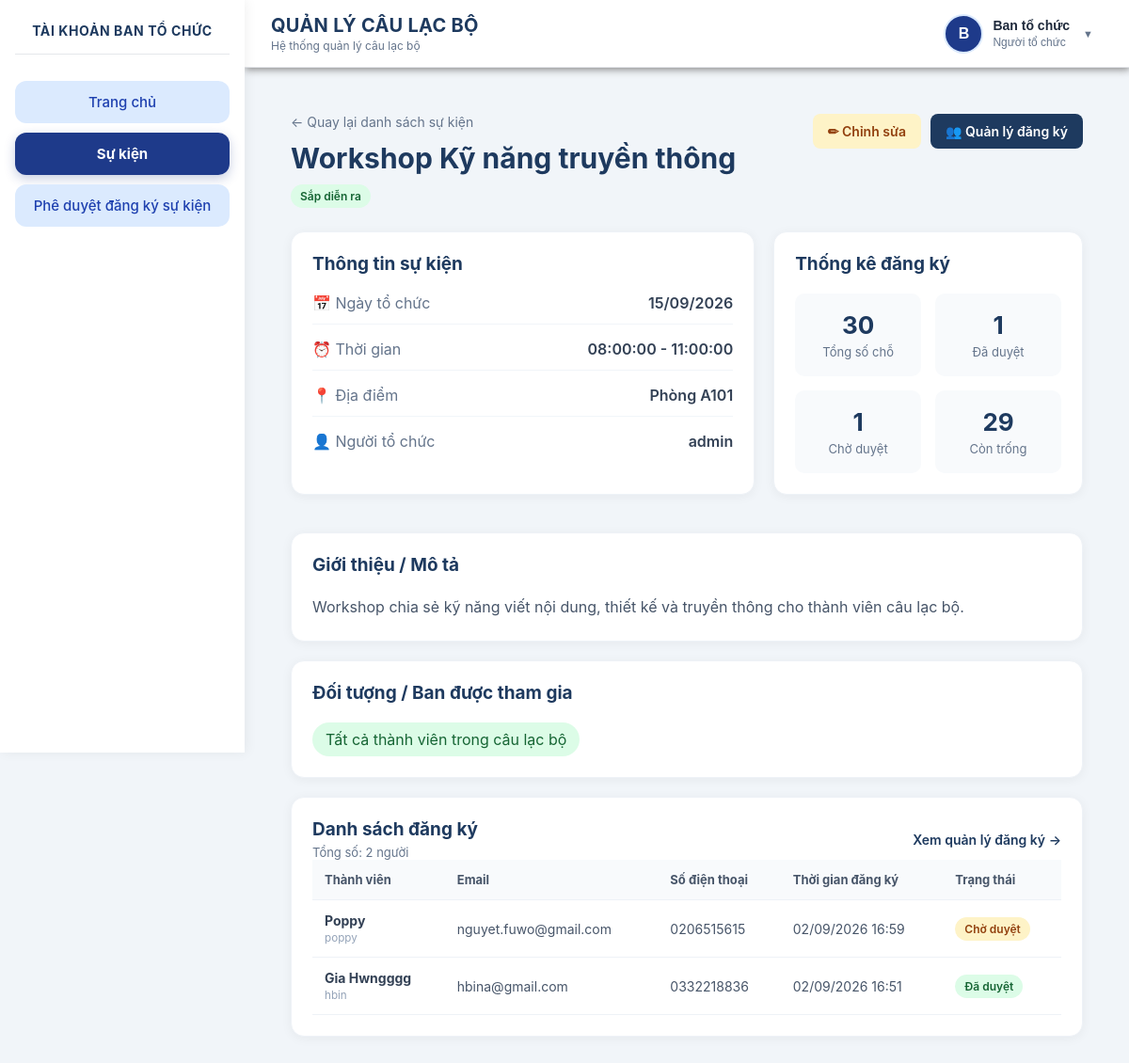
/organizer/event_detail.php?id=1 (signed in), run on the app's committed database.
### tables this page shows
CREATE TABLE `event` (
  `event_id` int(11) NOT NULL AUTO_INCREMENT,
  `club_id` varchar(255) NOT NULL,
  `event_name` varchar(255) NOT NULL,
  `event_date` date NOT NULL,
  `start_time` time NOT NULL,
  `end_time` time NOT NULL,
  `slots` int(11) NOT NULL,
  `location` varchar(255) DEFAULT NULL,
  `description` text DEFAULT NULL,
  `organizer_id` varchar(255) NOT NULL,
  `status` varchar(30) DEFAULT 'upcoming',
  `created_at` timestamp NOT NULL DEFAULT current_timestamp(),
  PRIMARY KEY (`event_id`)
);

CREATE TABLE `userinfo` (
  `username` varchar(100) NOT NULL,
  `fullname` varchar(100) DEFAULT NULL,
  `gender` varchar(100) DEFAULT NULL,
  `dob` date DEFAULT NULL,
  `email` varchar(100) DEFAULT NULL,
  `phone` varchar(100) DEFAULT NULL,
  `id_number` varchar(100) DEFAULT NULL,
  `avt_links` varchar(250) DEFAULT NULL,
  PRIMARY KEY (`username`)
);

CREATE TABLE `register_event` (
  `username` varchar(255) NOT NULL,
  `event_id` int(11) NOT NULL,
  `register_time` timestamp NOT NULL DEFAULT current_timestamp(),
  `register_status` varchar(30) DEFAULT 'pending',
  `approved_by` varchar(255) DEFAULT NULL,
  `approved_time` timestamp NULL DEFAULT NULL,
  `reject_reason` varchar(500) DEFAULT NULL
);

### organizer/event_detail.php (the view, shortened to what this page needs)
<?php
$eventId = (int)($_GET['id'] ?? 0);
$clubId = "CLB001";
$database = new Database();
$db = $database->getConnection();
$sql = "
    SELECT
        e.event_id,
        e.club_id,
        e.event_name,
        e.event_date,
        e.start_time,
        e.end_time,
        e.slots,
        e.location,
        e.description,
        e.organizer_id,
        e.status,
        ui.fullname AS organizer_name
    FROM Event AS e
    LEFT JOIN UserInfo AS ui
        ON ui.username = e.organizer_id
    WHERE e.event_id = :event_id
      AND e.club_id = :club_id
    LIMIT 1
";
$stmt = $db->prepare($sql);
$stmt->execute([
    ':event_id' => $eventId,
    ':club_id' => $clubId
]);
$event = $stmt->fetch(PDO::FETCH_ASSOC);
$sql = "
    SELECT COUNT(*)
    FROM Register_event
    WHERE event_id = :event_id
      AND register_status = 'approved'
";
$stmt = $db->prepare($sql);
$stmt->execute([
    ':event_id' => $eventId
]);
$approvedCount = (int)$stmt->fetchColumn();
$slots = (int)$event['slots'];
$remainingSlots = max(
    0,
    $slots - $approvedCount
);
$sql = "
    SELECT COUNT(*)
    FROM Register_event
    WHERE event_id = :event_id
      AND register_status = 'pending'
";
$stmt = $db->prepare($sql);
$stmt->execute([
    ':event_id' => $eventId
]);
$pendingCount = (int)$stmt->fetchColumn();
$sql = "
    SELECT
        cb.band_id,
        cb.band_name
    FROM EventBand AS eb
    INNER JOIN ClubBand AS cb
        ON cb.band_id = eb.band_id
    WHERE eb.event_id = :event_id
    ORDER BY cb.band_name
";
$stmt = $db->prepare($sql);
$stmt->execute([
    ':event_id' => $eventId
]);
$eventBands = $stmt->fetchAll(PDO::FETCH_ASSOC);
$sql = "
    SELECT
        r.username,
        r.register_time,
        r.register_status,
        r.approved_time,
        ui.fullname,
        ui.email,
        ui.phone
    FROM Register_event AS r
    LEFT JOIN UserInfo AS ui
        ON ui.username = r.username
    WHERE r.event_id = :event_id
    ORDER BY
        CASE
            WHEN r.register_status = 'pending' THEN 1
            WHEN r.register_status = 'approved' THEN 2
            ELSE 3
        END,
        r.register_time DESC
";
$stmt = $db->prepare($sql);
$stmt->execute([
    ':event_id' => $eventId
]);
$registrations = $stmt->fetchAll(PDO::FETCH_ASSOC);
$statusText = match ($event['status']) {
    'upcoming' => 'Sắp diễn ra',
    'ongoing' => 'Đang diễn ra',
    'completed' => 'Đã kết thúc',
    'cancelled' => 'Đã hủy',
    default => $event['status']
};
require_once "../includes/headers.php";
?>
<link rel="stylesheet" href="css/event_detail.css">
<div class="event-detail-page">
    <div class="event-detail-header">
        <div>
            <a href="events.php" class="back-link">
                ← Quay lại danh sách sự kiện
            </a>
            <h1>
                <?= htmlspecialchars($event['event_name']) ?>
            </h1>
            <span class="event-status status-<?= htmlspecialchars($event['status']) ?>">
                <?= htmlspecialchars($statusText) ?>
            </span>
        </div>
        <div class="header-actions">
            <?php if ($event['status'] !== 'completed'): ?>
                <a
                    href="edit_event.php?id=<?= $eventId ?>"
                    class="btn btn-edit"
                >
                    ✏ Chỉnh sửa
                </a>
            <?php endif; ?>
            <a
                href="event_registrations.php?event_id=<?= $eventId ?>"
                class="btn btn-primary"
            >
                👥 Quản lý đăng ký
            </a>
        </div>
    </div>
    <div class="event-detail-grid">
        <div class="detail-card">
            <h2>Thông tin sự kiện</h2>
            <div class="detail-list">
                <div class="detail-item">
                    <span class="detail-label">
                        📅 Ngày tổ chức
                    </span>
                    <span class="detail-value">
                        <?= date(
                            'd/m/Y',
                            strtotime($event['event_date'])
                        ) ?>
                    </span>
                </div>
                <div class="detail-item">
                    <span class="detail-label">
                        ⏰ Thời gian
                    </span>
                    <span class="detail-value">
                        <?= htmlspecialchars($event['start_time']) ?>
                        -
                        <?= htmlspecialchars($event['end_time']) ?>
                    </span>
                </div>
                <div class="detail-item">
                    <span class="detail-label">
                        📍 Địa điểm
                    </span>
                    <span class="detail-value">
                        <?= htmlspecialchars($event['location']) ?>
                    </span>
                </div>
                <div class="detail-item">
                    <span class="detail-label">
                        👤 Người tổ chức
                    </span>
                    <span class="detail-value">
                        <?= htmlspecialchars(
                            $event['organizer_name']
                            ?? $event['organizer_id']
                        ) ?>
                    </span>
                </div>
            </div>
        </div>
        <div class="detail-card">
            <h2>Thống kê đăng ký</h2>
            <div class="statistics">
                <div class="stat-item">
                    <span class="stat-number">
                        <?= $slots ?>
                    </span>
                    <span class="stat-label">
                        Tổng số chỗ
                    </span>
                </div>
                <div class="stat-item">
                    <span class="stat-number">
                        <?= $approvedCount ?>
                    </span>
                    <span class="stat-label">
                        Đã duyệt
                    </span>
                </div>
                <div class="stat-item">
                    <span class="stat-number">
                        <?= $pendingCount ?>
                    </span>
                    <span class="stat-label">
                        Chờ duyệt
                    </span>
                </div>
                <div class="stat-item">
                    <span class="stat-number">
                        <?= $remainingSlots ?>
                    </span>
                    <span class="stat-label">
                        Còn trống
                    </span>
                </div>
            </div>
        </div>
    </div>
    <div class="detail-card">
        <h2>Giới thiệu / Mô tả</h2>
        <?php if (!empty($event['description'])): ?>
            <div class="description">
                <?= nl2br(
                    htmlspecialchars($event['description'])
                ) ?>
            </div>
        <?php else: ?>
            <p class="empty-text">
                Sự kiện chưa có mô tả.
            </p>
        <?php endif; ?>
    </div>
    <div class="detail-card">
        <h2>Đối tượng / Ban được tham gia</h2>
        <?php if (empty($eventBands)): ?>
            <p class="all-members">
                Tất cả thành viên trong câu lạc bộ
            </p>
        <?php endif; ?>
    </div>
    <div class="detail-card">
        <div class="card-header">
            <div>
                <h2>Danh sách đăng ký</h2>
                <p>
                    Tổng số:
                    <?= count($registrations) ?>
                    người
                </p>
            </div>
            <a
                href="event_registrations.php?event_id=<?= $eventId ?>"
                class="view-all"
            >
                Xem quản lý đăng ký →
            </a>
        </div>
        <?php if (empty($registrations)): ?>
            <p class="empty-text">
                Chưa có thành viên đăng ký sự kiện này.
            </p>
        <?php else: ?>
            <div class="table-wrapper">
                <table>
                    <thead>
                        <tr>
                            <th>Thành viên</th>
                            <th>Email</th>
                            <th>Số điện thoại</th>
                            <th>Thời gian đăng ký</th>
                            <th>Trạng thái</th>
                        </tr>
                    </thead>
                    <tbody>
                        <?php foreach ($registrations as $registration): ?>
                            <?php
                            $registrationStatus = match (
                                $registration['register_status']
                            ) {
                                'pending' => 'Chờ duyệt',
                                'approved' => 'Đã duyệt',
                                'rejected' => 'Từ chối',
                                default =>
                                    $registration['register_status']
                            };
                            ?>
                            <tr>
                                <td>
                                    <strong>
                                        <?= htmlspecialchars(
                                            $registration['fullname']
                                            ?? $registration['username']
                                        ) ?>
                                    </strong>
                                    <small>
                                        <?= htmlspecialchars(
                                            $registration['username']
                                        ) ?>
                                    </small>
                                </td>
                                <td>
                                    <?= htmlspecialchars(
                                        $registration['email']
                                        ?? ''
                                    ) ?>
                                </td>
                                <td>
                                    <?= htmlspecialchars(
                                        $registration['phone']
                                        ?? ''
                                    ) ?>
                                </td>
                                <td>
                                    <?= date(
                                        'd/m/Y H:i',
                                        strtotime(
                                            $registration['register_time']
                                        )
                                    ) ?>
                                </td>
                                <td>
                                    <span
                                        class="registration-status status-<?= htmlspecialchars(
                                            $registration['register_status']
                                        ) ?>"
                                    >
                                        <?= htmlspecialchars(
                                            $registrationStatus
                                        ) ?>
                                    </span>
                                </td>
                            </tr>
                        <?php endforeach; ?>
                    </tbody>
                </table>
            </div>
        <?php endif; ?>
    </div>
</div>
<?php require_once '../includes/footer.php' ?>
</body>

### organizer/css/event_detail.css (style rules this page uses)
.event-detail-page { padding: 25px; }
.event-detail-header { display: flex; justify-content: space-between; align-items: flex-start; gap: 20px; margin-bottom: 25px; }
.back-link { display: inline-block; margin-bottom: 12px; color: #64748b; text-decoration: none; font-size: 14px; }
.event-detail-header h1 { margin: 0 0 10px; color: #1e3a5f; font-size: 30px; }
.header-actions { display: flex; gap: 10px; flex-wrap: wrap; }
.btn { display: inline-flex; align-items: center; justify-content: center; padding: 10px 16px; border-radius: 8px; text-decoration: none; font-size: 14px; font-weight: 600; }
.btn-primary { background: #1e3a5f; color: white; }
.btn-edit { background: #fef3c7; color: #92400e; }
.event-status, .registration-status { display: inline-block; padding: 5px 10px; border-radius: 20px; font-size: 12px; font-weight: 600; }
.status-upcoming { background: #dcfce7; color: #166534; }
.event-detail-grid { display: grid; grid-template-columns: 1.5fr 1fr; gap: 20px; margin-bottom: 20px; }
.detail-card { background: white; border-radius: 14px; padding: 22px; margin-bottom: 20px; border: 1px solid #eef2f7; box-shadow: 0 2px 12px rgba(0, 0, 0, 0.05); }
.detail-card h2 { margin: 0 0 20px; color: #1e3a5f; font-size: 19px; }
.detail-list { display: flex; flex-direction: column; gap: 16px; }
.detail-item { display: flex; justify-content: space-between; gap: 20px; padding-bottom: 12px; border-bottom: 1px solid #f1f5f9; }
.detail-item:last-child { border-bottom: none; }
.detail-label { color: #64748b; }
.detail-value { color: #334155; font-weight: 600; text-align: right; }
.statistics { display: grid; grid-template-columns: repeat(2, 1fr); gap: 15px; }
.stat-item { background: #f8fafc; border-radius: 10px; padding: 18px; text-align: center; }
.stat-number { display: block; color: #1e3a5f; font-size: 26px; font-weight: 700; }
.stat-label { display: block; margin-top: 5px; color: #64748b; font-size: 13px; }
.description { color: #475569; line-height: 1.7; white-space: normal; }
.all-members { color: #166534; background: #dcfce7; display: inline-block; padding: 8px 14px; border-radius: 20px; margin: 0; }
.card-header { display: flex; justify-content: space-between; align-items: center; gap: 20px; }
.card-header h2 { margin-bottom: 5px; }
.card-header p { margin: 0; color: #64748b; font-size: 13px; }
.view-all { color: #1e3a5f; text-decoration: none; font-weight: 600; font-size: 14px; }
.table-wrapper { overflow-x: auto; }
table { width: 100%; border-collapse: collapse; }
th, td { padding: 13px; text-align: left; border-bottom: 1px solid #eef2f7; }
th { background: #f8fafc; color: #475569; font-size: 13px; }
td { color: #475569; font-size: 14px; }
td strong { display: block; color: #334155; }
td small { display: block; margin-top: 3px; color: #94a3b8; }
.status-pending { background: #fef3c7; color: #92400e; }
.status-approved { background: #dcfce7; color: #166534; }

### includes/headers.php (style rules this page uses)
* { margin: 0; padding: 0; box-sizing: border-box; }
html, body { height: 100%; font-family: -apple-system, BlinkMacSystemFont, "Segoe UI", Roboto, "Helvetica Neue", Arial, sans-serif; background: #f1f5f9; }

### data on the page
event: event_name "Workshop Kỹ năng truyền thông", status "Sắp diễn ra", event_date "15/09/2026", start_time "08:00:00", end_time "11:00:00", location "Phòng A101", userinfo.fullname "admin", slots "30", description "Workshop chia sẻ kỹ năng viết nội dung, thiết kế và truyền thông cho thành viên câu lạc bộ."
register_event: userinfo.fullname "Poppy", username "poppy", userinfo.email "nguyet.fuwo@gmail.com", userinfo.phone "0206515615", register_time "02/09/2026 16:59", register_status "Chờ duyệt"
register_event: userinfo.fullname "Gia Hwngggg", username "hbin", userinfo.email "hbina@gmail.com", userinfo.phone "0332218836", register_time "02/09/2026 16:51", register_status "Đã duyệt"

### other printed values
substr($fullName, 0, 1) "B"
$fullName "Ban tổ chức"
$sidebarTitle "TÀI KHOẢN BAN TỔ CHỨC"
$approvedCount "1"
$pendingCount "1"
$remainingSlots "29"
count($registrations) "2"
